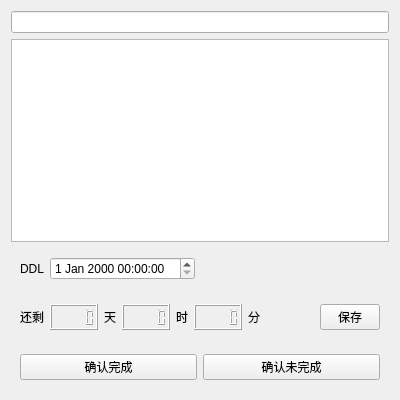
<?xml version="1.0" encoding="UTF-8"?>
<ui version="4.0">
 <class>HomeworkPage</class>
 <widget class="QWidget" name="HomeworkPage">
  <property name="geometry">
   <rect>
    <x>0</x>
    <y>0</y>
    <width>400</width>
    <height>400</height>
   </rect>
  </property>
  <property name="sizePolicy">
   <sizepolicy hsizetype="Preferred" vsizetype="Preferred">
    <horstretch>0</horstretch>
    <verstretch>0</verstretch>
   </sizepolicy>
  </property>
  <property name="minimumSize">
   <size>
    <width>0</width>
    <height>400</height>
   </size>
  </property>
  <property name="maximumSize">
   <size>
    <width>16777215</width>
    <height>400</height>
   </size>
  </property>
  <property name="windowTitle">
   <string>Form</string>
  </property>
  <layout class="QVBoxLayout" name="verticalLayout">
   <item>
    <widget class="QLineEdit" name="titleEdit">
     <property name="autoFillBackground">
      <bool>false</bool>
     </property>
    </widget>
   </item>
   <item>
    <widget class="QTextEdit" name="contentEdit">
     <property name="enabled">
      <bool>true</bool>
     </property>
     <property name="minimumSize">
      <size>
       <width>0</width>
       <height>0</height>
      </size>
     </property>
     <property name="maximumSize">
      <size>
       <width>16777215</width>
       <height>16777215</height>
      </size>
     </property>
     <property name="autoFillBackground">
      <bool>false</bool>
     </property>
    </widget>
   </item>
   <item>
    <widget class="QWidget" name="widget" native="true">
     <layout class="QHBoxLayout" name="horizontalLayout">
      <item>
       <widget class="QLabel" name="label">
        <property name="text">
         <string>DDL</string>
        </property>
       </widget>
      </item>
      <item>
       <widget class="QDateTimeEdit" name="ddlEdit">
        <property name="enabled">
         <bool>true</bool>
        </property>
       </widget>
      </item>
      <item>
       <spacer name="horizontalSpacer_2">
        <property name="orientation">
         <enum>Qt::Horizontal</enum>
        </property>
        <property name="sizeHint" stdset="0">
         <size>
          <width>40</width>
          <height>20</height>
         </size>
        </property>
       </spacer>
      </item>
     </layout>
    </widget>
   </item>
   <item>
    <widget class="QWidget" name="widget_2" native="true">
     <layout class="QHBoxLayout" name="horizontalLayout_2">
      <item>
       <widget class="QLabel" name="label_2">
        <property name="text">
         <string>还剩</string>
        </property>
       </widget>
      </item>
      <item>
       <widget class="QLCDNumber" name="dayShow">
        <property name="minimumSize">
         <size>
          <width>48</width>
          <height>0</height>
         </size>
        </property>
        <property name="maximumSize">
         <size>
          <width>48</width>
          <height>16777215</height>
         </size>
        </property>
       </widget>
      </item>
      <item>
       <widget class="QLabel" name="label_3">
        <property name="text">
         <string>天</string>
        </property>
       </widget>
      </item>
      <item>
       <widget class="QLCDNumber" name="hourShow">
        <property name="minimumSize">
         <size>
          <width>48</width>
          <height>0</height>
         </size>
        </property>
        <property name="maximumSize">
         <size>
          <width>48</width>
          <height>16777215</height>
         </size>
        </property>
       </widget>
      </item>
      <item>
       <widget class="QLabel" name="label_4">
        <property name="text">
         <string>时</string>
        </property>
       </widget>
      </item>
      <item>
       <widget class="QLCDNumber" name="minuteShow">
        <property name="minimumSize">
         <size>
          <width>48</width>
          <height>0</height>
         </size>
        </property>
        <property name="maximumSize">
         <size>
          <width>48</width>
          <height>16777215</height>
         </size>
        </property>
       </widget>
      </item>
      <item>
       <widget class="QLabel" name="label_5">
        <property name="text">
         <string>分</string>
        </property>
       </widget>
      </item>
      <item>
       <spacer name="horizontalSpacer">
        <property name="orientation">
         <enum>Qt::Horizontal</enum>
        </property>
        <property name="sizeHint" stdset="0">
         <size>
          <width>40</width>
          <height>20</height>
         </size>
        </property>
       </spacer>
      </item>
      <item>
       <widget class="QPushButton" name="saveBtn">
        <property name="minimumSize">
         <size>
          <width>60</width>
          <height>0</height>
         </size>
        </property>
        <property name="maximumSize">
         <size>
          <width>60</width>
          <height>16777215</height>
         </size>
        </property>
        <property name="text">
         <string>保存</string>
        </property>
       </widget>
      </item>
     </layout>
    </widget>
   </item>
   <item>
    <widget class="QWidget" name="widget_3" native="true">
     <layout class="QHBoxLayout" name="horizontalLayout_3">
      <item>
       <widget class="QPushButton" name="confirmFinish">
        <property name="text">
         <string>确认完成</string>
        </property>
       </widget>
      </item>
      <item>
       <widget class="QPushButton" name="confirmUnfinish">
        <property name="text">
         <string>确认未完成</string>
        </property>
       </widget>
      </item>
     </layout>
    </widget>
   </item>
  </layout>
 </widget>
 <resources/>
 <connections/>
</ui>
